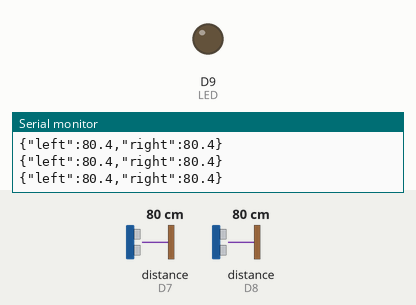
Simulated run of this sketch. Board: Arduino Nano 33 IoT. Shown: output pins drawn as LEDs (lit = HIGH), the last lines printed to the serial monitor. Wiring (inferred from the names in the program): 2 × ultrasonic range finder: trigger D5, echo D7 / trigger D6, echo D8. The inputs (shaded band) are chosen by the test bench; at power-on: distance to the obstacle (sensors on D7, D8) 80 cm. The echo pulse lasts 58.3 µs per cm; nothing arrives over Bluetooth unless stated; a phone connects over Bluetooth LE 3 s after start; pins used as bus, display or sensor lines are not drawn.

Above: at 3.9 s.
4.0 s: distance to the obstacle (sensor on D7) set to 16 cm
7.0 s: distance to the obstacle (sensor on D7) set to 13 cm
At 8.6 s:
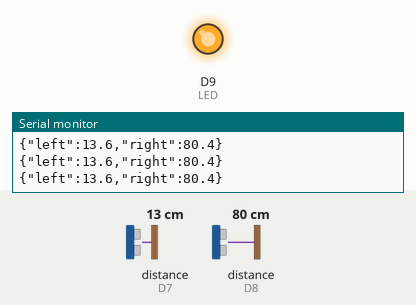
8.9 s: distance to the obstacle (sensor on D7) set to 18 cm
At 10.1 s:
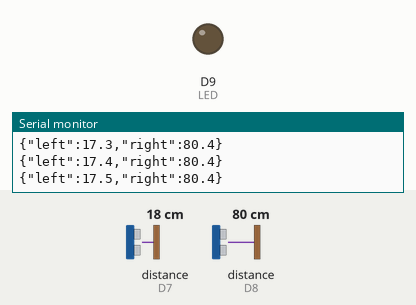
10.5 s: distance to the obstacle (sensor on D7) set to 2 cm
At 11.1 s:
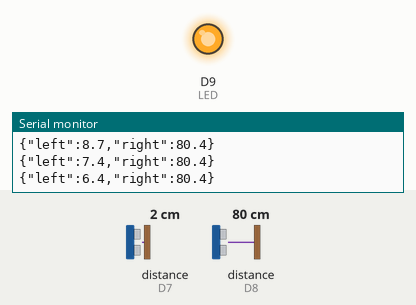
Timing chart, 0 to 13.0 s (numbered marks = the images above; inputs shaded):
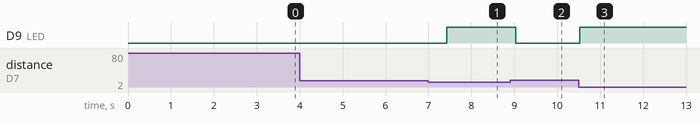

Measured:
- the behaviour switches between 15 and 14 cm on distance to the obstacle (sensor on D7) (found by bisection; images 0 and 1)
- after the input at 7.0 s, D9 (LED): LOW → HIGH after 0.43 s
- after the input at 8.9 s, D9 (LED): HIGH → LOW after 0.13 s
- after the input at 10.5 s, D9 (LED): LOW → HIGH at once

The sketch:

testDistance.ino
```cpp
#include <ArduinoBLE.h>

#define LEFT_TRIG 5
#define LEFT_ECHO 7
#define RIGHT_TRIG 6
#define RIGHT_ECHO 8
#define LED 9

#define SERVICE_UUID "c1d0a000-1234-4abc-bbbb-1234567890ab"
#define CHAR_UUID    "c1d0a001-1234-4abc-bbbb-1234567890ab"

BLEService visionService(SERVICE_UUID);
BLEStringCharacteristic distChar(CHAR_UUID, BLERead | BLENotify, 64);

// smoothing factor: 0.0–1.0 (higher = faster response, lower = smoother)
const float alpha = 0.2;
float leftSmooth = 0;
float rightSmooth = 0;

// === distance ===
float getDistanceCM(int trigPin, int echoPin) {
  digitalWrite(trigPin, LOW);
  delayMicroseconds(2);
  digitalWrite(trigPin, HIGH);
  delayMicroseconds(10);
  digitalWrite(trigPin, LOW);

  unsigned long start = micros();
  while (digitalRead(echoPin) == LOW) {
    BLE.poll();
    if (micros() - start > 30000) return -1;
  }

  unsigned long echoStart = micros();
  while (digitalRead(echoPin) == HIGH) {
    BLE.poll();
    if (micros() - echoStart > 30000) return -1;
  }

  unsigned long duration = micros() - echoStart;
  return duration * 0.0343 / 2.0;
}

// === setup ===
void setup() {
  Serial.begin(9600);
  while (!Serial);

  pinMode(LEFT_TRIG, OUTPUT);
  pinMode(LEFT_ECHO, INPUT);
  pinMode(RIGHT_TRIG, OUTPUT);
  pinMode(RIGHT_ECHO, INPUT);
  pinMode(LED, OUTPUT);

  if (!BLE.begin()) {
    Serial.println("BLE failed to start");
    while (1);
  }

  BLE.setLocalName("VisionAssist");
  BLE.setDeviceName("VisionAssist");
  BLE.setAdvertisedService(visionService);
  visionService.addCharacteristic(distChar);
  BLE.addService(visionService);

  distChar.writeValue("{\"status\":\"ready\"}");
  BLE.advertise();
  Serial.println("Advertising as VisionAssist...");
}

// === loop ===
void loop() {
  BLEDevice central = BLE.central();

  if (central) {
    Serial.print("Connected to: ");
    Serial.println(central.address());

    while (central.connected()) {
      float leftRaw = getDistanceCM(LEFT_TRIG, LEFT_ECHO);
      float rightRaw = getDistanceCM(RIGHT_TRIG, RIGHT_ECHO);

      // initialize smoothers on first valid read
      if (leftSmooth == 0 && leftRaw > 0) leftSmooth = leftRaw;
      if (rightSmooth == 0 && rightRaw > 0) rightSmooth = rightRaw;

      // exponential smoothing
      if (leftRaw > 0)
        leftSmooth = alpha * leftRaw + (1 - alpha) * leftSmooth;
      if (rightRaw > 0)
        rightSmooth = alpha * rightRaw + (1 - alpha) * rightSmooth;

      digitalWrite(LED, (leftSmooth > 0 && leftSmooth < 15) ||
                            (rightSmooth > 0 && rightSmooth < 15));

      char jsonBuffer[80];
      snprintf(jsonBuffer, sizeof(jsonBuffer),
               "{\"left\":%.1f,\"right\":%.1f}", leftSmooth, rightSmooth);
      distChar.writeValue(jsonBuffer);
      Serial.println(jsonBuffer);

      BLE.poll();
      delay(100);
    }

    Serial.println("Disconnected");
    BLE.advertise();
  }

  BLE.poll();
}
```
